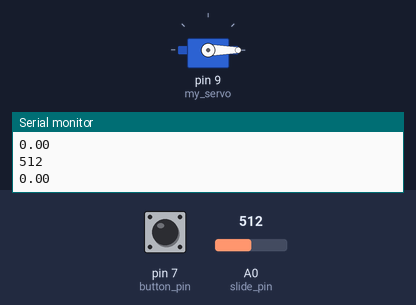
Recording of a sketch running on a simulated Arduino Uno, built with avr-gcc and run on an emulated ATmega328P. Parts: servo, the last lines printed to the serial monitor. Inputs (shaded band) come from the test bench; at power-on: pin 7 (button_pin) HIGH, A0 (slide_pin) = 512.

Above: at 2.2 s.
2.3 s: pin 7 (button_pin) pulled LOW for 0.15 s
At 2.8 s:
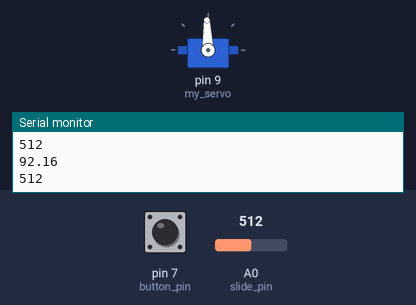
Timing chart, 0 to 5.3 s (numbered marks = the images above; inputs shaded):
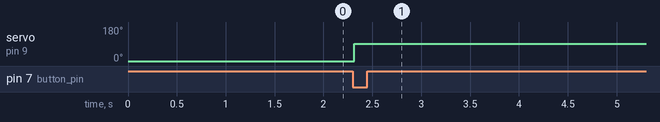

Measured:
- after the input at 2.3 s, servo on pin 9 (my_servo): 0° → 92° at once

The sketch:

Servo_controlled_by_potentiometer_and_button.ino
```cpp
#include <Servo.h> // Import Servo Library
// create servo object to control a servo
// my_servo can be any name.
// Twelve servo objects can be on most Arduino boards
Servo my_servo;
int pos = 0; // variable to store the servo position
float degree = 0; // degree variable
int counter = 0; // counter
int slide_pin = A0;
int button_pin = 7;

void setup() {
  Serial.begin(9600);
  my_servo.attach(9); // Servo on pin 9 to servo object
  pos = 0; // Set position Variable
  my_servo.write(pos); // Set the default start position
  delay(1000); // Delay just a bit to get into position
  pinMode(button_pin, INPUT_PULLUP);
}

void loop() {
  int button = digitalRead(button_pin);
  int slide = analogRead(slide_pin);
  Serial.println(slide);
  Serial.println(degree);
  if(button == 0){
    degree = (slide/180.0)*32.4;
  }
  if(degree < 180){
    my_servo.write(degree);
  }else{
    my_servo.write(180);
  }
}
```
